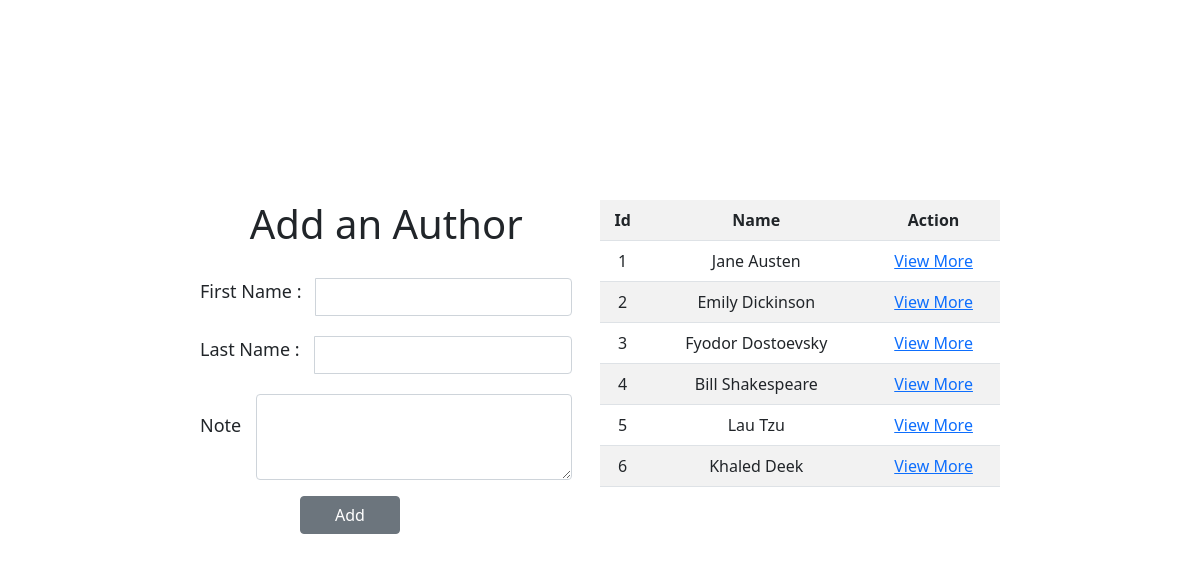
The page /author on the database its author committed.
### books_app/models.py (models this page shows)
class author(models.Model):
    first_name = models.CharField(max_length=45)
    last_name = models.CharField(max_length=45)
    notes = models.TextField(null=True)
    created_at = models.DateTimeField(auto_now_add=True)
    updated_at = models.DateTimeField(auto_now=True)

### books_app/views.py (the view)
# urls.py: path('author', views.author),
def author(request):
    context = {
        'authors' : models.view_authors()
    }
    return render (request , 'author.html', context)

### books_app/models.py (called while the page is built)
def view_authors():
    return author.objects.all()

### books_app/templates/author.html (shortened to what this page needs)
<!DOCTYPE html>
<html lang="en">
<head>
    {% load static %}
    <link rel="stylesheet" href="{% static 'css/style.css' %}">
    <link href="https://cdn.jsdelivr.net/npm/bootstrap@5.0.2/dist/css/bootstrap.min.css" rel="stylesheet"
>
</head>
<body>
    <div id="container">
        <div class="left">
            <h1 id="h1">Add an Author</h1>
            <form action="create_author" method="post">
                <div id="title" class="input-group">
                    <span class="span">First Name : </span>
                    <input type="text" name="first_name"  class="form-control">
                </div>
                <div id="title" class="input-group">
                    <span class="span">Last Name : </span>
                    <input type="text" name="last_name" a class="form-control">
                </div>
                <div class="mb-3" id="text">
                    <span class="span" id="desc">Note </span>
                    <textarea class="form-control" name="note" id="exampleFormControlTextarea1" rows="3"></textarea>
                </div>
                <button type="submit" id="add" class="btn btn-secondary">Add</button>
            </form>
        </div>
        <div id="table">
            <table class="table table-striped">
                <tr>
                    <th>Id</th>
                    <th>Name</th>
                    <th>Action</th>
                </tr>
                {% for author in authors %}
                <tr>
                    <td>{{author.id}}</td>
                    <td>{{author.first_name}}{{' '}}{{author.last_name}}</td>
                    <td><a href="author/{{author.id}}">View More</a></td>
                </tr>
                {%endfor%}
            </table>
        </div>
    </div>
</body>
</html>

### books_app/static/css/style.css (style rules this page uses)
* { margin: 0; padding: 0; }
#container { width: 800px; margin: 0 auto; margin-top: 200px; display: flex; justify-content: space-between; }
#text { display: flex; align-items: center; }
#h1 { margin-bottom: 30px; text-align: center; }
#title { margin-bottom: 20px; }
.span { text-align: center; margin-right: 15px; font-size: large; }
#desc { height: 50px; }
#table { width: 400px; text-align: center; }
#add { margin-left: 100px; width: 100px; }

### rows shown on the page
author: id "1", first_name "Jane", last_name "Austen"
author: id "2", first_name "Emily", last_name "Dickinson"
author: id "3", first_name "Fyodor", last_name "Dostoevsky"
author: id "4", first_name "Bill", last_name "Shakespeare"
author: id "5", first_name "Lau", last_name "Tzu"
author: id "6", first_name "Khaled", last_name "Deek"
